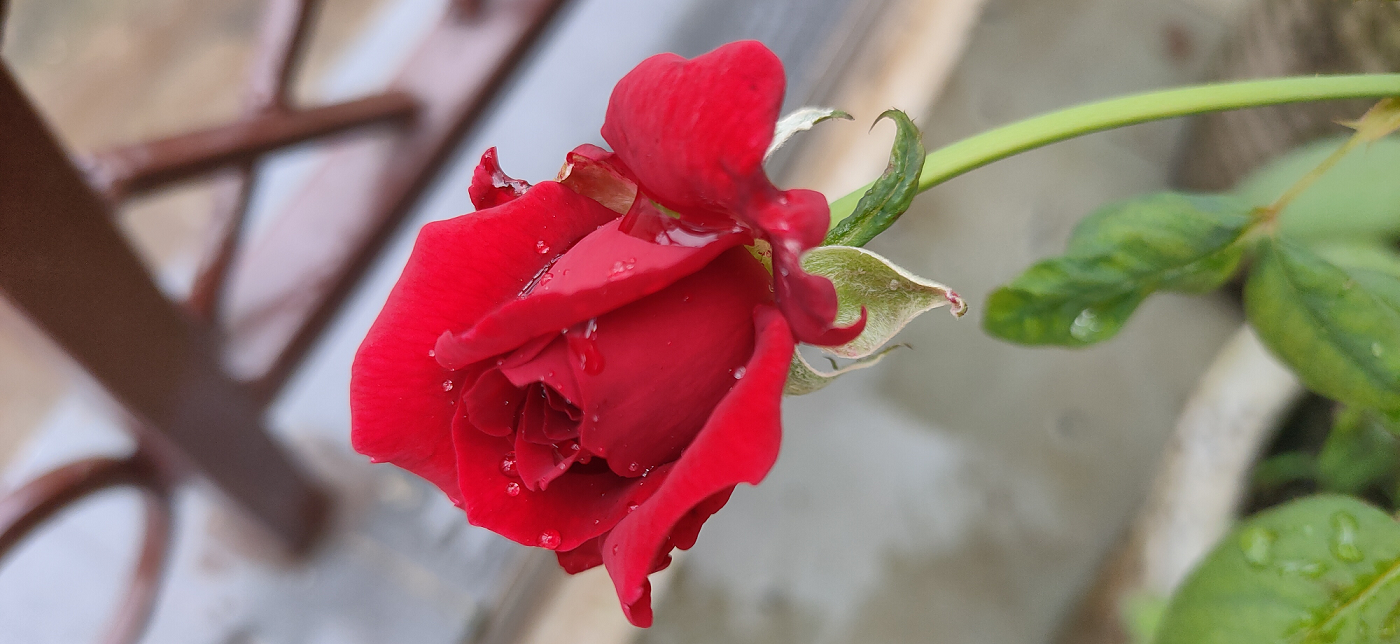
#> input picture Files used as input/img3.bmp, 1400 x 644 px, found by its file name
$ python 'C4_6 UnsharpMasking_HighBoostFiltering.py'
#> lines starting #> are read from the running program, lines starting #| are printed output that depends on the picture; after the words box and inside, x2 and y2 are one past the last pixel; in counts of white or black regions, pixels touching at a corner belong together
### Chapter 09/my_package/my_functions.py
#======================================================================
# Purpose : creating custom functions for usage
#======================================================================

import matplotlib.pyplot as plt
import cv2
import numpy as np

# Function my_imshow is used to display image using matplotlib method and is
# usually used with subplots

def my_imshow(input_image,str='',ax='Nothing Passed'):
    if ax=='Nothing Passed':
        fig1,ax1=plt.subplots()
        fig1.show()
        if input_image.ndim==3:
            plt.imshow(cv2.cvtColor(input_image, cv2.COLOR_BGR2RGB))
        else:
            plt.imshow(cv2.cvtColor(input_image, cv2.COLOR_GRAY2RGB))
        plt.axis("off")
        plt.gca().set_title(str)
        return fig1,ax1
    else:
        if input_image.ndim==3:
            ax.imshow(cv2.cvtColor(input_image, cv2.COLOR_BGR2RGB))
        else:
            ax.imshow(cv2.cvtColor(input_image, cv2.COLOR_GRAY2RGB))
        ax.axis("off")
        ax.set_title(str)

# Function norm_uint8 defined below,
# Normalises and convert to uint8 an input_image and return the same, usually
# used while displaying a grayscale image which has been converted to float32
# during processing

def norm_uint8(input_image):
    input_image=input_image-np.min(input_image)
    input_image=255*input_image/np.max(input_image)
    input_image=np.uint8(input_image)
    return input_image


### Chapter 04/C4_6 UnsharpMasking_HighBoostFiltering.py
#======================================================================
# PURPOSE : Illustration of Unsharp Masking & High boost filtering
#======================================================================
import cv2,matplotlib.pyplot as plt, numpy as np
import scipy.ndimage as sci
import my_package.my_functions as mf # This is a user defined package and ...
# one may find the details related to its contents and usage in section XXX

# ---------------------------------------------------------------------
#           IMPORTING IMAGE & DISPLAYING
# ---------------------------------------------------------------------
input_image=cv2.imread('img3.bmp',0)
#> input_image: shape (644, 1400); min 11, max 253, mean 126.2
fig,ax=plt.subplots(2,2)
fig.show()
mf.my_imshow(input_image,'(a) Grayscale Image',ax[0,0])
input_image=np.float32(input_image)

# ---------------------------------------------------------------------
#           GAUSSIAN FILTERING
# ---------------------------------------------------------------------
filtered_image=sci.gaussian_filter(input_image,5)
mf.my_imshow(mf.norm_uint8(filtered_image),"(b) Gaussian Smoothened Image (sigma = 5)",ax[0,1])
#> in norm_uint8, `input_image=input_image-np.min(input_image)`:
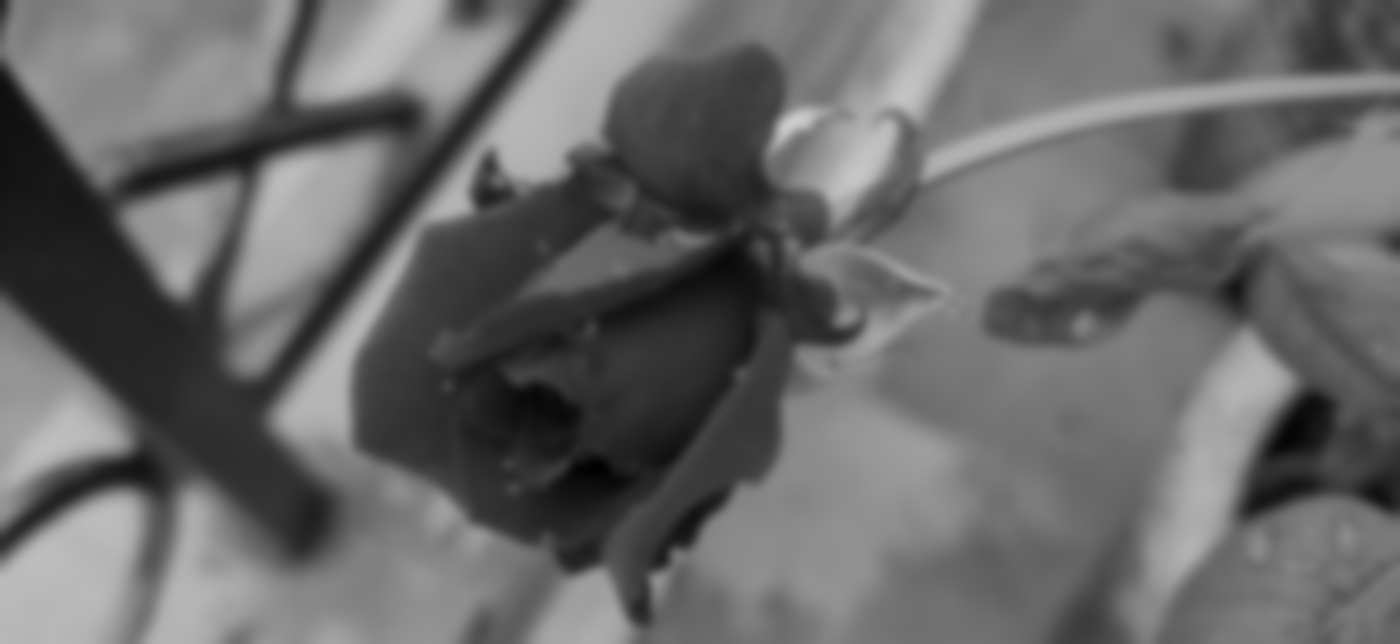
#> input_image: shape (644, 1400) float32; min 0, max 204.2, mean 105.4
difference_image=input_image-filtered_image
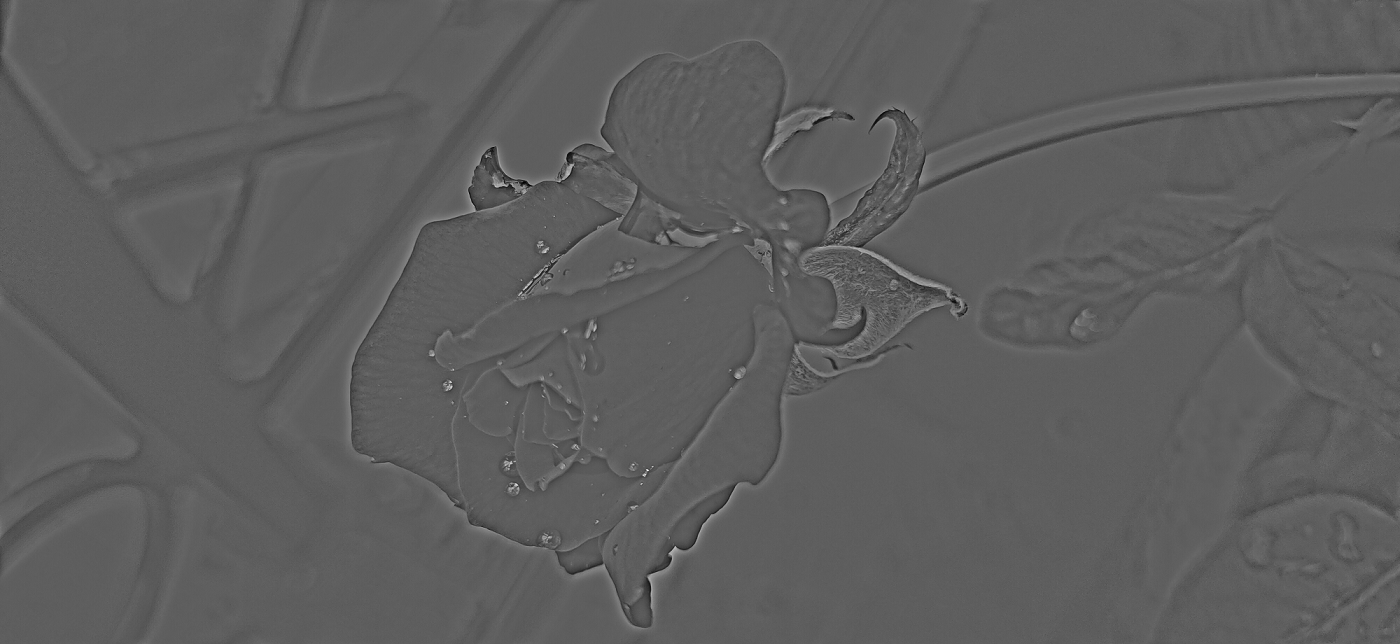
#> difference_image: shape (644, 1400) float32; min -103, max 175.3, mean 0; drawn with min black and max white

# ---------------------------------------------------------------------
#           DIFFERENCE IMAGE
# ---------------------------------------------------------------------
mf.my_imshow(mf.norm_uint8(difference_image),"(c) Difference Image",ax[1,0])
th_difference=255*(difference_image>.1*np.max(difference_image))
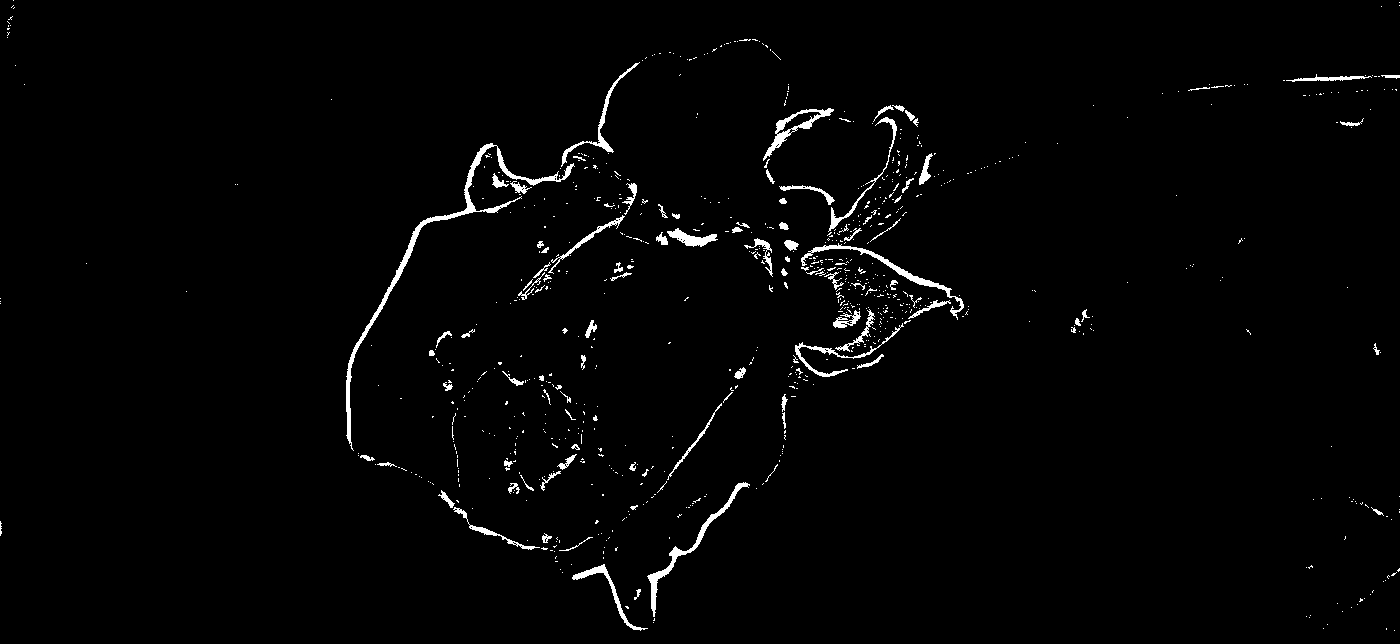
#> th_difference: shape (644, 1400) int64; 1.7% white; 809 white regions (707 under 20 px), largest, box (x1, y1, x2, y2) and area: (346, 143, 575, 451) 2266, (647, 482, 750, 617) 935, (801, 243, 964, 320) 875
mf.my_imshow(np.uint8(th_difference),"(d) Thresholded difference (For better visualization)",ax[1,1])

# ---------------------------------------------------------------------
#           UNSHARP MASKING & HIGH BOOST FILTERING
# ---------------------------------------------------------------------
fig2,ax2=plt.subplots(2,2)
mf.my_imshow(np.uint8(input_image),"(a) Original",ax2[0,0])
mf.my_imshow(np.uint8(input_image+difference_image),"(b) Unsharp Masking (k=1)",ax2[0,1])
mf.my_imshow(np.uint8(input_image+3*difference_image),"(c) High boost filtering (k=3)",ax2[1,0])
mf.my_imshow(np.uint8(input_image+5*difference_image),"(d) High boost filtering (k=5)",ax2[1,1])
#> in my_imshow (call 8), `ax.imshow(cv2.cvtColor(input_image, cv2.COLOR_GRAY2RGB))`:
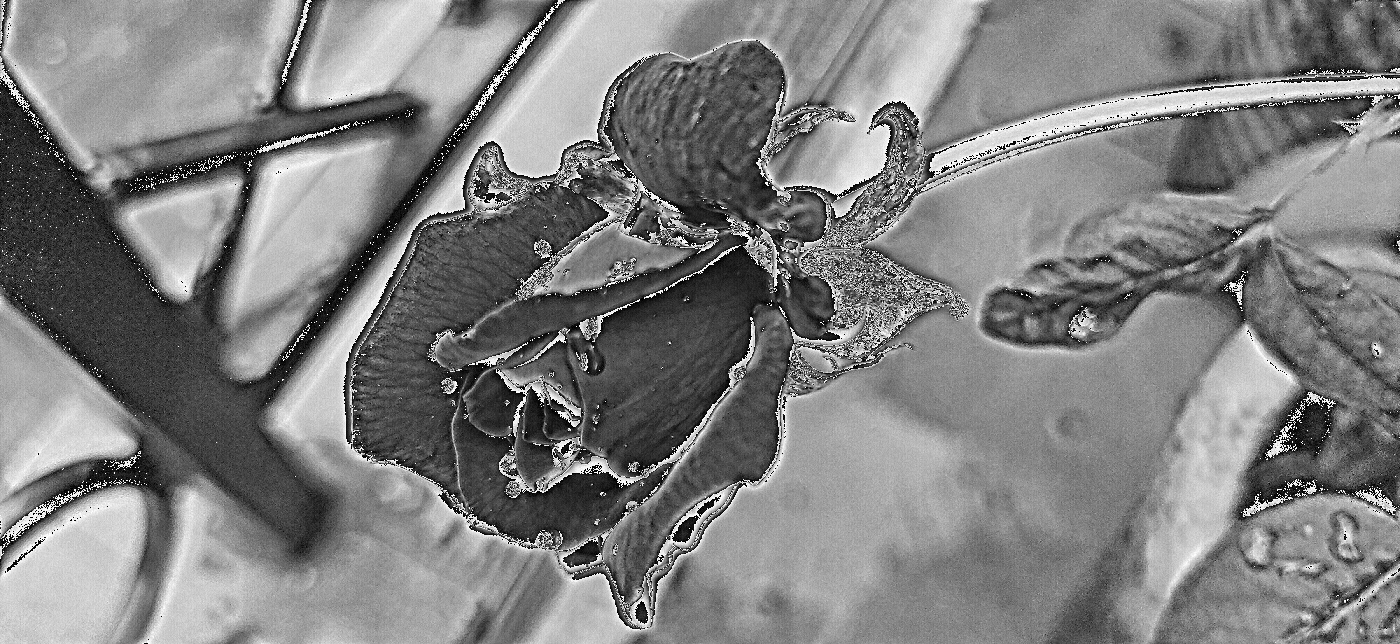
#> input_image: shape (644, 1400); min 0, max 255, mean 128.3
fig.show()
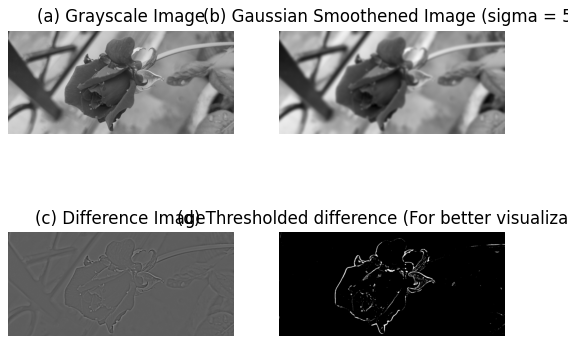
#> figure drawn by matplotlib, 4 panels

plt.show()
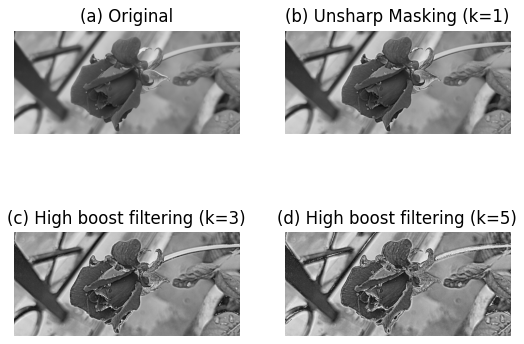
#> figure drawn by matplotlib, 4 panels
print("Completed Successfully ...")

$ run again, with Files used as input/img1.bmp copied over Files used as input/img3.bmp
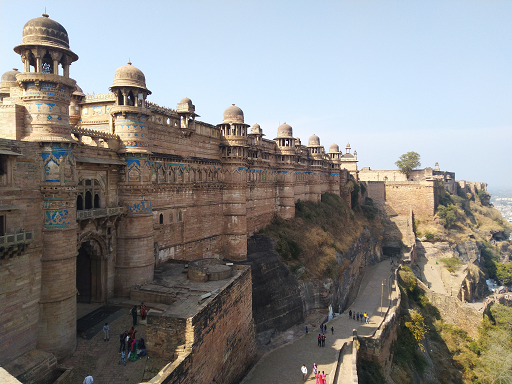
#> input picture Files used as input/img1.bmp, 512 x 384 px, found by its file name
#> `th_difference=255*(difference_image>.1*np.max(difference_image))`:
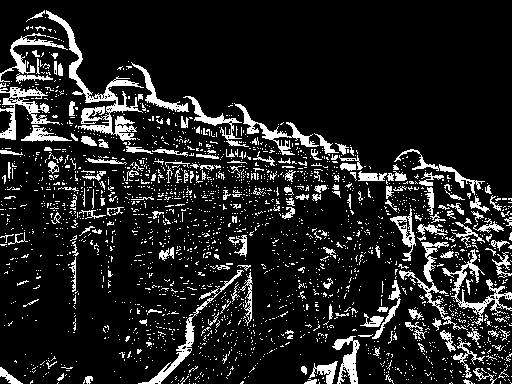
#> th_difference: shape (384, 512) int64; 12.9% white; 2282 white regions (2089 under 20 px), largest, box (x1, y1, x2, y2) and area: (46, 10, 144, 141) 2074, (442, 249, 512, 325) 963, (0, 87, 60, 140) 958
#> `plt.show()`:
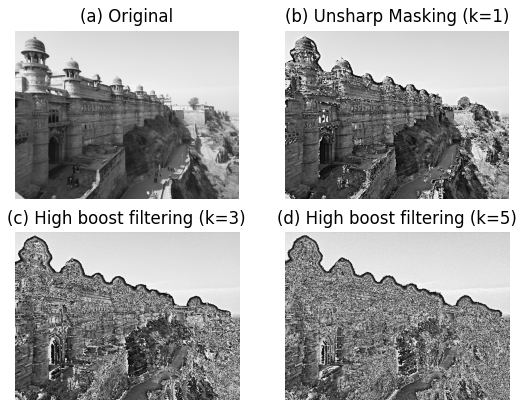
#> figure drawn by matplotlib, 4 panels

$ run again, with Files used as input/img10.bmp copied over Files used as input/img3.bmp
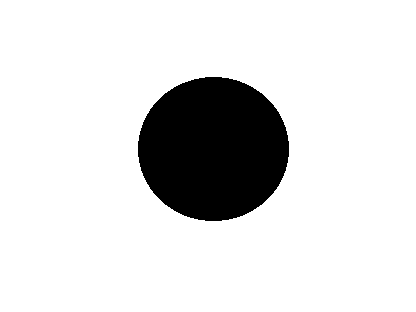
#> input picture Files used as input/img10.bmp, 416 x 312 px, found by its file name
#> `th_difference=255*(difference_image>.1*np.max(difference_image))`:
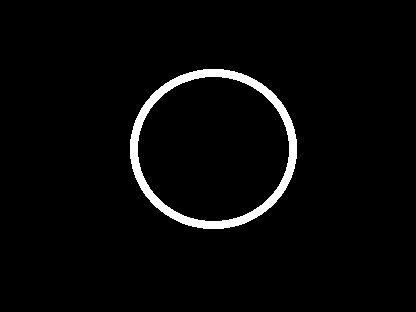
#> th_difference: shape (312, 416) int64; 3.1% white; 1 white region, box (x1, y1, x2, y2) and area: (130, 69, 297, 229) 3973
#> `plt.show()`:
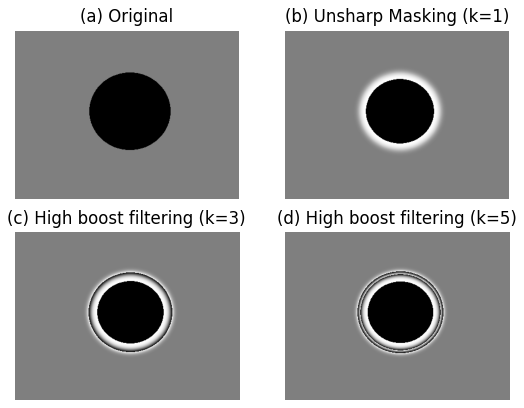
#> figure drawn by matplotlib, 4 panels
